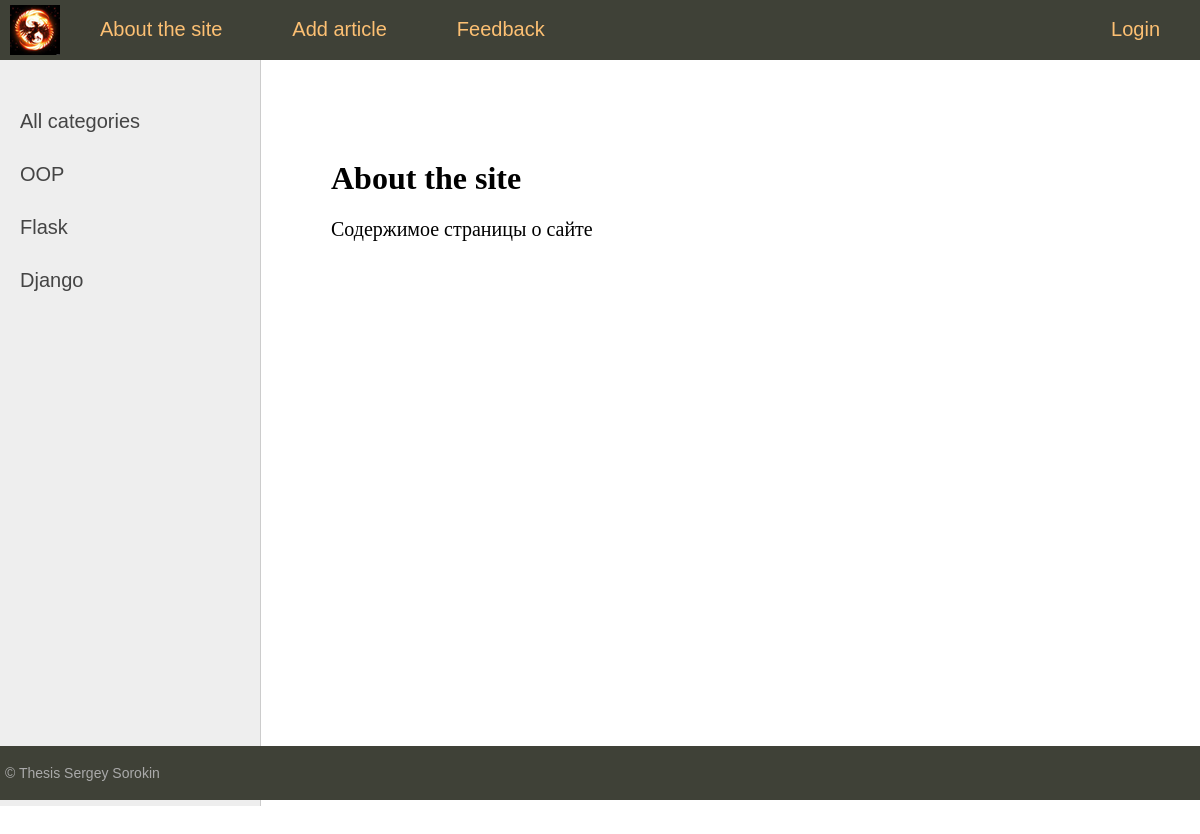
The page /about/ on the database its author committed.
### itstep/models.py (models this page shows, shortened)
class Category(models.Model):
    name = models.CharField(max_length=100, db_index=True, verbose_name="Category")
    slug = models.SlugField(max_length=255, unique=True, db_index=True, verbose_name="URL")
    def get_absolute_url(self):
        return reverse('category', kwargs={'cat_slug': self.slug})
    class Meta:
        verbose_name = 'Category'
        verbose_name_plural = 'Categories'
        ordering = ['id']

### itstep/views.py (the view)
# urls.py: path('about/', about, name='about'),
def about(request):
    return render(request, 'itstep/about.html',
                  {'menu': menu,
                   'title': 'About the site'})

### itstep/templatetags/itstep_tags.py (called while the page is built)
@register.inclusion_tag('itstep/list_categories.html')
def show_categories(sort=None, cat_selected=0):
    if not sort:
        cats = Category.objects.all()
    else:
        cats = Category.objects.order_by(sort)
    return {"cats": cats, "cat_selected": cat_selected}

### itstep/templates/itstep/about.html
{% extends 'itstep/base.html' %} {% block content %}
<h1>{{title}}</h1>
<p>Содержимое страницы о сайте {% endblock %}

### itstep/templates/itstep/list_categories.html
{% for c in cats %}
{% if c.pk == cat_selected %}
<li class="selected">{{c.name}}</li>
{% else %}
<li><a href="{{ c.get_absolute_url }}">{{c.name}}</a></li>
{% endif %}
{% endfor %}

### itstep/static/itstep/css/styles.css (style rules this page uses)
html, body { font-family: 'Arial'; margin: 0; padding: 0; height: 100%; width: 100%; color: #444; }
a { color: #0059b2; text-decoration: none; }
.left-chapters ul li { margin: 30px 0 0 0; color: #999; }
.left-chapters ul li a { color: #444; text-decoration: none; }
.content-text h1 { font-size: 32px; }

### rows shown on the page
Category: name "OOP"
Category: name "Flask"
Category: name "Django"

### other values the page prints
{{ m.title }} "About the site" "Add article" "Feedback"
{{ m.title }} "Login"
{{ title }} "About the site"
